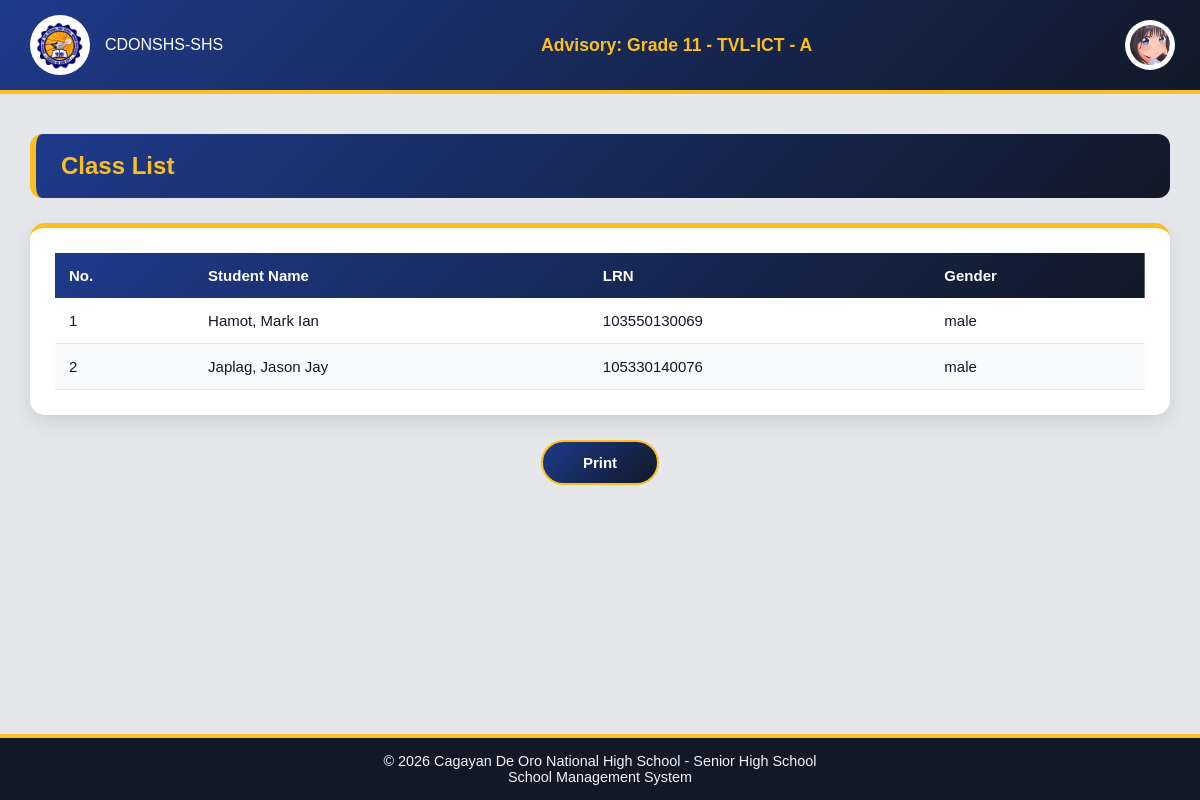
Page /Website_Files/Teacher_Files/class_list.php (signed in) on the committed database.
### tables this page shows
CREATE TABLE `teacher_advisory` (
  `teacher_advisory_id` int(11) NOT NULL,
  `teacher_id` int(10) NOT NULL,
  `strand_id` int(11) NOT NULL,
  `grade_level` int(2) NOT NULL,
  `section_id` int(11) NOT NULL
);

CREATE TABLE `strands` (
  `strand_id` int(11) NOT NULL,
  `strand_name` varchar(30) NOT NULL
);

CREATE TABLE `section` (
  `section_id` int(11) NOT NULL,
  `section_name` varchar(30) NOT NULL,
  `grade_level` int(2) NOT NULL,
  `strand_id` int(11) NOT NULL
);

CREATE TABLE `users` (
  `user_id` int(11) NOT NULL,
  `school_id` int(11) NOT NULL,
  `username` varchar(50) NOT NULL,
  `password` varchar(255) NOT NULL,
  `role_id` int(11) NOT NULL,
  `status` enum('Active','Inactive') DEFAULT 'Active',
  `first_login` tinyint(1) DEFAULT 1
);

CREATE TABLE `teacher_applications` (
  `teacher_application_id` int(11) NOT NULL,
  `first_name` varchar(100) NOT NULL,
  `last_name` varchar(100) NOT NULL,
  `middle_name` varchar(100) DEFAULT NULL,
  `extension_name` varchar(20) DEFAULT NULL,
  `date_of_birth` date NOT NULL,
  `gender` enum('male','female','other') NOT NULL,
  `civil_status` enum('single','married','divorced','widowed') NOT NULL,
  `contact_number` varchar(20) NOT NULL,
  `email` varchar(150) NOT NULL,
  `facebook_profile` varchar(255) DEFAULT NULL,
  `house_number_street` varchar(255) NOT NULL,
  `barangay` varchar(100) NOT NULL,
  `city_municipality` varchar(100) NOT NULL,
  `province` varchar(100) NOT NULL,
  `current_school` varchar(255) NOT NULL,
  `highest_education` enum('Bachelors','Masters','Doctorate','Other') NOT NULL,
  `specialization` varchar(255) NOT NULL,
  `application_status` enum('Pending','Approved','Rejected') DEFAULT 'Pending',
  `remarks` text DEFAULT NULL,
  `date_submitted` timestamp NOT NULL DEFAULT current_timestamp(),
  `resume_cv` varchar(255) DEFAULT NULL,
  `prc_id_copy` varchar(255) DEFAULT NULL,
  `certificates` varchar(255) DEFAULT NULL,
  `other_documents` varchar(255) DEFAULT NULL,
  `profile_image` varchar(255) DEFAULT NULL
);

CREATE TABLE `student_applications` (
  `application_id` int(11) NOT NULL,
  `first_name` varchar(100) NOT NULL,
  `last_name` varchar(100) NOT NULL,
  `middle_name` varchar(100) DEFAULT NULL,
  `extension_name` varchar(20) DEFAULT NULL,
  `lrn` varchar(12) NOT NULL,
  `date_of_birth` date NOT NULL,
  `gender` enum('male','female','other') NOT NULL,
  `civil_status` enum('single','married','divorced','widowed') NOT NULL,
  `house_number_street` varchar(255) NOT NULL,
  `barangay` varchar(100) NOT NULL,
  `city_municipality` varchar(100) NOT NULL,
  `province` varchar(100) NOT NULL,
  `contact_number` varchar(20) NOT NULL,
  `email` varchar(150) NOT NULL,
  `facebook_profile` varchar(255) DEFAULT NULL,
  `current_school` varchar(255) NOT NULL,
  `school_classification` enum('public','private') NOT NULL,
  `enrollment_type` enum('New','Transferee','Balik-Eskwela') NOT NULL DEFAULT 'New',
  `year_graduated` year(4) NOT NULL,
  `father_guardian_name` varchar(150) NOT NULL,
  `father_guardian_contact` varchar(20) NOT NULL,
  `mother_guardian_name` varchar(150) NOT NULL,
  `mother_guardian_contact` varchar(20) NOT NULL,
  `psa_birth_certificate` varchar(255) DEFAULT NULL,
  `form_138` varchar(255) DEFAULT NULL,
  `student_id_copy` varchar(255) DEFAULT NULL,
  `application_status` enum('Pending','Approved','Rejected') DEFAULT 'Pending',
  `remarks` text DEFAULT NULL,
  `date_submitted` timestamp NOT NULL DEFAULT current_timestamp(),
  `profile_image` varchar(255) DEFAULT NULL
);

### Back_End_Files/PHP_Files/get_teacher_advisory.php (called while the page is built, shortened)
<?php
include "../../DB_Connection/Connection.php";
$getTeacher = $connection->prepare("
    SELECT t.teacher_id
    FROM teachers t
    WHERE t.school_id = ?
");
$getTeacher->bind_param("i", $_SESSION['school_id']);
$getTeacher->execute();
$teacherResult = $getTeacher->get_result()->fetch_assoc();
if ($teacherResult) {
    $teacher_id = $teacherResult['teacher_id'];
    $getAdvisory = $connection->prepare("
        SELECT
            ta.grade_level,
            ta.strand_id,
            ta.section_id,
            s.strand_name,
            sec.section_name
        FROM teacher_advisory ta
        JOIN strands s ON ta.strand_id = s.strand_id
        JOIN section sec ON ta.section_id = sec.section_id
        WHERE ta.teacher_id = ?
        LIMIT 1
    ");
    $getAdvisory->bind_param("i", $teacher_id);
    $getAdvisory->execute();
    $advisory = $getAdvisory->get_result()->fetch_assoc();
    if ($advisory) {
        $advisoryText =
            "Grade " . $advisory['grade_level'] .
            " - " . $advisory['strand_name'] .
            " - " . $advisory['section_name'];
    }
}
?>

### Back_End_Files/PHP_Files/get_class_list.php (called while the page is built, shortened)
<?php
include "../../DB_Connection/Connection.php";
$school_id = $_SESSION['school_id'];
$getTeacher = $connection->prepare("
    SELECT teacher_id
    FROM teachers
    WHERE school_id = ?
    LIMIT 1
");
$getTeacher->bind_param("i", $school_id);
$getTeacher->execute();
$teacherResult = $getTeacher->get_result();
$teacherData = $teacherResult->fetch_assoc();
$teacher_id = $teacherData['teacher_id'];
$stmt = $connection->prepare("
SELECT
    sa.last_name,
    sa.first_name,
    sa.lrn,
    sa.gender,
    ss.grade_level,
    ss.strand_id,
    ss.section_id,
    s.enlistment_status
FROM teacher_advisory ta
JOIN student_strand ss
    ON ta.strand_id = ss.strand_id
    AND ta.grade_level = ss.grade_level
    AND ta.section_id = ss.section_id
JOIN students s
    ON ss.student_id = s.student_id
JOIN student_applications sa
    ON s.application_id = sa.application_id
WHERE ta.teacher_id = ?
AND s.enlistment_status = 'Enlisted'
ORDER BY sa.last_name ASC
");
$stmt->bind_param("i", $teacher_id);
$stmt->execute();
$result = $stmt->get_result();
$students = [];
while ($row = $result->fetch_assoc()) {
    $students[] = $row;
}
?>

### Website_Files/Teacher_Files/class_list.php (the view, shortened to what this page needs)
<?php
include "../../DB_Connection/Connection.php";
$stmt = $connection->prepare("
    SELECT u.*, ta.profile_image
    FROM users u
    INNER JOIN teachers s ON s.user_id = u.user_id
    INNER JOIN teacher_applications ta ON s.application_id = ta.teacher_application_id
    WHERE u.user_id = ? AND u.school_id = ? AND u.role_id = 3
");
$stmt->bind_param("ii", $_SESSION['user_id'], $_SESSION['school_id']);
$stmt->execute();
$result = $stmt->get_result();
$user = $result->fetch_assoc();
$profileImagePath = !empty($user['profile_image'])
    ? "../../uploads/" . htmlspecialchars($user['profile_image'])
    : "../../Assets/profile_button.png";
?>
<!DOCTYPE html>
<html lang="en">
<head>
    <link rel="stylesheet" href="../../Design/main_design.css">
     <link rel="stylesheet" href="../../Design/profile_dropdown.css">
     <link rel="stylesheet" href="../../Design/dashboard_design.css">
      <link rel="stylesheet" href="../../Design/teacher/classList_design.css">
</head>
<body>
    <div class="header">
    <div class="left">
        <img src="../../Assets/LOGO.png" alt="CDONSHS Logo">
        <span>CDONSHS-SHS</span>
    </div>
    <?php include "../../Back_End_Files/PHP_Files/get_teacher_advisory.php"; ?>
    <div class="center">
        Advisory: <?php echo htmlspecialchars($advisoryText); ?>
    </div>
    <div class="right">
       <button class="profile-btn" type="button">
         <img src="<?php echo $profileImagePath; ?>">
     </button>
    </div>
    </div>
    <div class="main-container">
    <div class="page-title">
        <h1>Class List</h1>
    </div>
     <?php include "../../Back_End_Files/PHP_Files/get_class_list.php"?>
    <div class="table-container">
        <table class="class-table">
            <thead>
                <tr>
                    <th>No.</th>
                    <th>Student Name</th>
                    <th>LRN</th>
                    <th>Gender</th>
                </tr>
            </thead>
            <tbody>
                        <?php if (!empty($students)): ?>
                <?php $count = 1; ?>
                <?php foreach ($students as $student): ?>
                    <tr>
                        <td><?php echo $count++; ?></td>
                        <td>
                            <?php
                                echo htmlspecialchars(
                                    $student['last_name'] . ", " . $student['first_name']
                                );
                            ?>
                        </td>
                        <td><?php echo htmlspecialchars($student['lrn']); ?></td>
                        <td><?php echo htmlspecialchars($student['gender']); ?></td>
                    </tr>
                <?php endforeach; ?>
            <?php else: ?>
                    <tr>
                        <td colspan="3" style="text-align:center;">No students found.</td>
                    </tr>
            <?php endif; ?>
            </tbody>
        </table>
    </div>
    <div class="print-container">
        <button class="print-btn" onclick="window.print()">Print</button>
    </div>
</div>
    <div class="footer">
    © 2026 Cagayan De Oro National High School - Senior High School
    <br>
    School Management System
    </div>
</body>
</html>

### Design/main_design.css (style rules this page uses)
body { margin: 0; font-family: Arial, sans-serif; background: #f3f4f6; color: #111827; }
.header { background: linear-gradient(135deg, #1e3a8a, #111827); color: white; padding: 15px 30px; display: flex; align-items: center; justify-content: space-between; border-bottom: 4px solid #fbbf24; }
.header .left, .header .right { display: flex; align-items: center; gap: 15px; }
.header img { width: 50px; height: 50px; border-radius: 50%; background: #fff; padding: 5px; }
.header .center { text-align: center; flex: 1; font-weight: bold; font-size: 1.1em; color: #fbbf24; }
.footer { background: #111827; color: #f3f4f6; text-align: center; padding: 15px; border-top: 4px solid #fbbf24; font-size: 0.9em; }

### Design/profile_dropdown.css (style rules this page uses)
.profile-btn { background: none; border: none; padding: 0; margin: 0; width: 40px; height: 40px; cursor: pointer; display: flex; align-items: center; justify-content: center; }
.profile-btn img { width: 100%; height: 100%; object-fit: contain; }

### Design/teacher/classList_design.css (style rules this page uses)
.main-container { background: #e5e7eb; padding: 40px 30px; min-height: 70vh; }
.page-title { background: linear-gradient(135deg, #1e3a8a, #111827); padding: 18px 25px; border-radius: 12px; margin-bottom: 25px; border-left: 6px solid #fbbf24; }
.page-title h1 { margin: 0; font-size: 24px; font-weight: bold; color: #fbbf24; }
.table-container { background: #ffffff; padding: 25px; border-radius: 15px; box-shadow: 0 8px 20px rgba(0,0,0,0.1); border-top: 5px solid #fbbf24; }
.class-table { width: 100%; border-collapse: collapse; font-size: 15px; }
.class-table thead { background: linear-gradient(135deg, #1e3a8a, #111827); color: white; }
.class-table th { padding: 14px; text-align: left; font-weight: 600; position: sticky; top: 0; }
.class-table td { padding: 14px; border-bottom: 1px solid #e5e7eb; }
.class-table tbody tr:nth-child(even) { background: #f9fafb; }
.print-container { display: flex; justify-content: center; margin-top: 25px; }
.print-btn { background: linear-gradient(135deg, #1e3a8a, #111827); color: white; border: 2px solid #fbbf24; padding: 12px 40px; border-radius: 30px; cursor: pointer; font-size: 15px; font-weight: bold; transition: 0.3s ease; }

### rows in the picture
teacher_advisory: grade_level.section_name "Grade 11 - TVL-ICT - A"
users: teacher_applications.profile_image (picture)
student_applications: last_name+first_name "Hamot, Mark Ian", lrn "103550130069", gender "male"
student_applications: last_name+first_name "Japlag, Jason Jay", lrn "105330140076", gender "male"
